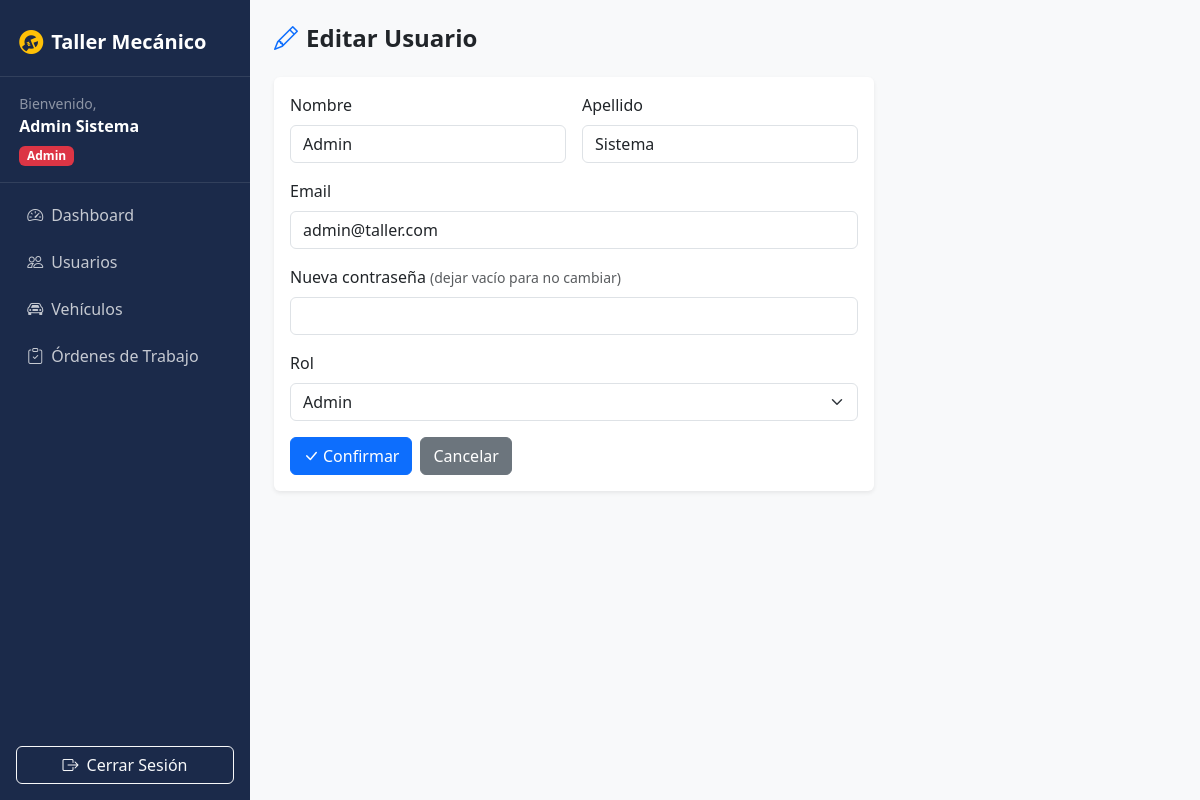
Screenshot of /modificarusuario.php?id=1 (signed in) with the database file from the repository.
### tables this page shows
CREATE TABLE usuarios (
    id INT PRIMARY KEY AUTO_INCREMENT,
    nombre VARCHAR(100) NOT NULL,
    apellido VARCHAR(100) NOT NULL,
    email VARCHAR(100) NOT NULL UNIQUE,
    password VARCHAR(32) NOT NULL,
    rol ENUM('admin','cliente','mecanico','electricista') NOT NULL,
    created_at TIMESTAMP DEFAULT CURRENT_TIMESTAMP
);

### consultas.php (called while the page is built, shortened)
<?php
function obtenerUsuario($conexion, $id) {
    $SQL = "SELECT * FROM usuarios WHERE id = $id";
    $rs = mysqli_query($conexion, $SQL);
    $data = mysqli_fetch_array($rs);
    return $data;
}

### modificarusuario.php (the view, shortened to what this page needs)
<?php
require_once 'consultas.php';
$conexion = conexion();
$id = (int)$_GET['id'];
$usuario = obtenerUsuario($conexion, $id);
?>
<?php include 'header.php'; ?>
<?php include 'menulateral.php'; ?>
<div class="container-fluid p-4">
    <div class="d-flex justify-content-between align-items-center mb-4">
        <h4 class="fw-bold mb-0"><i class="bi bi-pencil me-2 text-primary"></i>Editar Usuario</h4>
    </div>
    <div class="card border-0 shadow-sm" style="max-width:600px;">
        <div class="card-body">
            <form method="POST" action="">
                <div class="row g-3">
                    <div class="col-md-6">
                        <label class="form-label">Nombre</label>
                        <input type="text" name="nombre" class="form-control" required
                            value="<?php echo isset($_POST['nombre']) ? $_POST['nombre'] : $usuario['nombre']; ?>">
                    </div>
                    <div class="col-md-6">
                        <label class="form-label">Apellido</label>
                        <input type="text" name="apellido" class="form-control" required
                            value="<?php echo isset($_POST['apellido']) ? $_POST['apellido'] : $usuario['apellido']; ?>">
                    </div>
                    <div class="col-12">
                        <label class="form-label">Email</label>
                        <input type="email" name="email" class="form-control" required
                            value="<?php echo isset($_POST['email']) ? $_POST['email'] : $usuario['email']; ?>">
                    </div>
                    <div class="col-12">
                        <label class="form-label">Nueva contraseña <small class="text-muted">(dejar vacío para no cambiar)</small></label>
                        <input type="password" name="password" class="form-control">
                    </div>
                    <div class="col-12">
                        <label class="form-label">Rol</label>
                        <select name="rol" class="form-select" required>
                            <?php
                            $roles = ['admin','mecanico','electricista','cliente'];
                            if (isset($_POST['rol'])) {
                                $rol_actual = $_POST['rol'];
                            } else {
                                $rol_actual = $usuario['rol'];
                            }
                            foreach ($roles as $r) {
                            ?>
                            <option value="<?php echo $r; ?>" <?php echo $rol_actual === $r ? 'selected' : ''; ?>><?php echo ucfirst($r); ?></option>
                            <?php } ?>
                        </select>
                    </div>
                    <div class="col-12 d-flex gap-2">
                        <button type="submit" name="modificar" value="1" class="btn btn-primary">
                            <i class="bi bi-check-lg me-1"></i>Confirmar
                        </button>
                        <a href="tablausuarios.php" class="btn btn-secondary">Cancelar</a>
                    </div>
                </div>
            </form>
        </div>
    </div>
</div>
<?php include 'footer.php'; ?>

### rows the page displays
usuarios: nombre "Admin", apellido "Sistema", email "admin@taller.com", rol "Admin"

### other values shown
$_SESSION['nombre'] "Admin"
$_SESSION['apellido'] "Sistema"
$rol "Admin"
